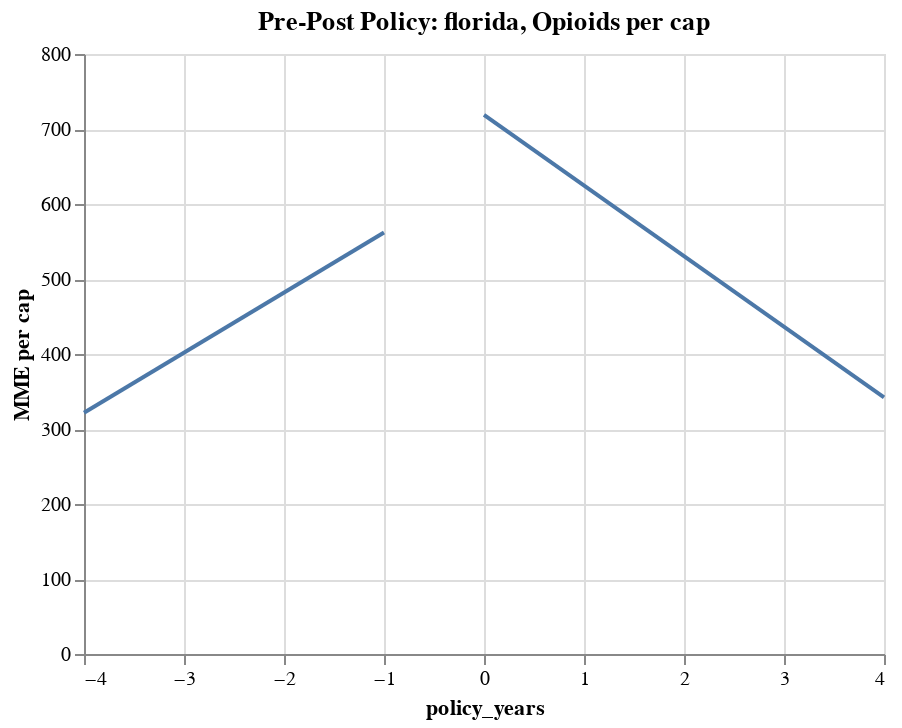

This figure's notebook cell:
### Code cell
# florida buyers pre/post plot

before=alt.Chart(fl_opi_before,title="Pre-Post Policy: florida, Opioids per cap").encode(x="policy_years", y="MME per cap")
before_line=before.transform_regression("policy_years","MME per cap").mark_line() 
after=alt.Chart(fl_opi_after).encode(x="policy_years", y="MME per cap")
after_line=after.transform_regression("policy_years","MME per cap").mark_line()
fl_chart_opioid=before_line+after_line
fl_chart_opioid

### Figure 1 — Vega-Lite specification as saved in the notebook (floating-point values rounded to 4 significant figures; data arrays with more than 128 entries replaced by an {"elided": "..."} marker saying what was removed)
{"config": {"view": {"continuousWidth": 400, "continuousHeight": 300}}, "layer": [{"data": {"name": "data-9101f021e3c58dadeac7012d12e9a302"}, "mark": "line", "encoding": {"x": {"type": "quantitative", "field": "policy_years"}, "y": {"type": "quantitative", "field": "MME per cap"}}, "title": "Pre-Post Policy: florida, Opioids per cap", "transform": [{"on": "policy_years", "regression": "MME per cap"}]}, {"data": {"name": "data-5615710c4a0babc798ed0feec4b13112"}, "mark": "line", "encoding": {"x": {"type": "quantitative", "field": "policy_years"}, "y": {"type": "quantitative", "field": "MME per cap"}}, "transform": [{"on": "policy_years", "regression": "MME per cap"}]}], "$schema": "https://vega.github.io/schema/vega-lite/v4.8.1.json", "datasets": {"data-9101f021e3c58dadeac7012d12e9a302": {"elided": "265 records"}, "data-5615710c4a0babc798ed0feec4b13112": {"elided": "335 records"}}}
